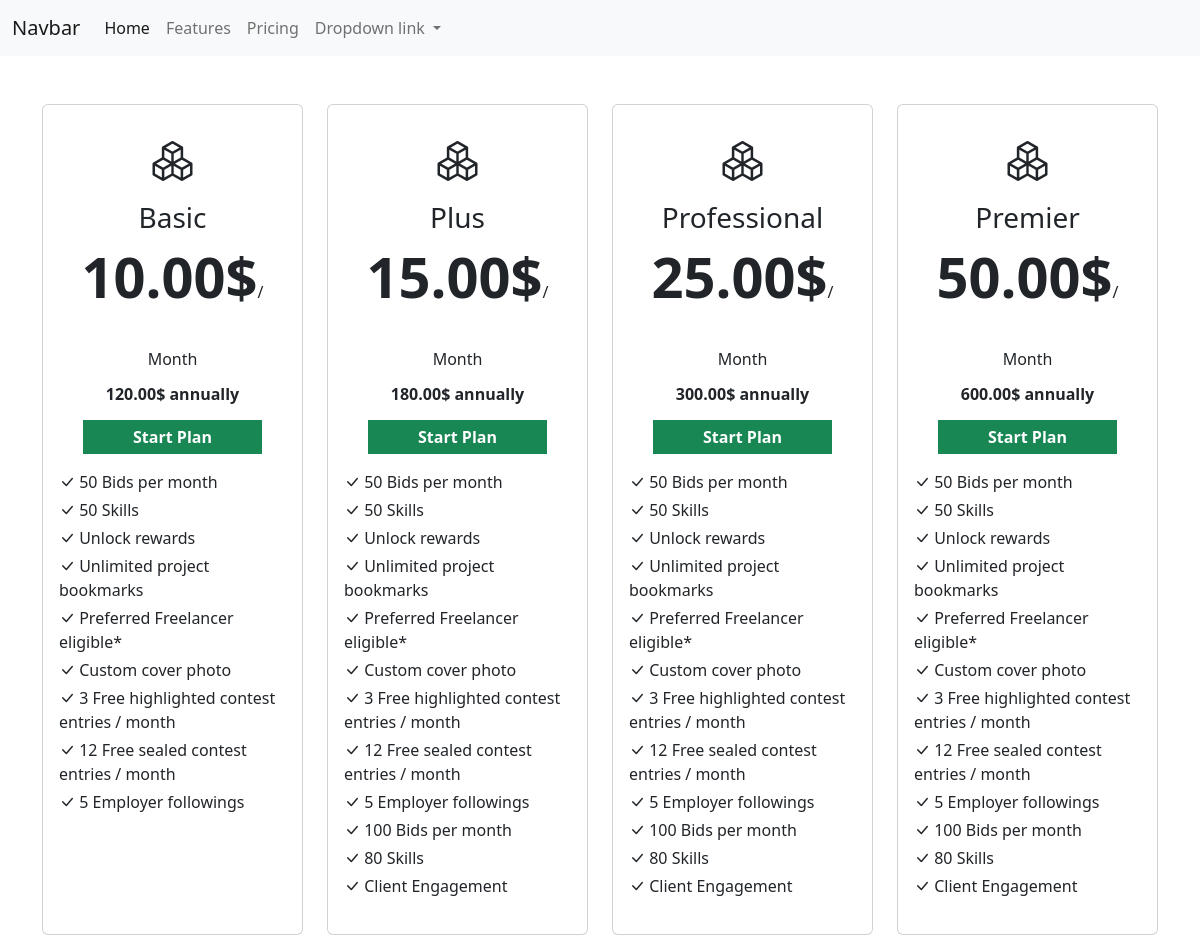
The page /payments/ on the database its author committed.
### products/models.py (models this page shows, shortened)
class Package(models.Model):
    name = models.CharField(max_length=100, unique=True)
    monthly_price = models.DecimalField(default=10, decimal_places=2, max_digits=6)
    annual_price = models.DecimalField(default=10, decimal_places=2, max_digits=6)
    features  = models.ManyToManyField("PackageFeature")

class PackageFeature(models.Model):
    title = models.CharField(max_length=100)

### payments/views.py (the view)
# urls.py: path('', views.HomeView.as_view(), name='payment-home'),
class HomeView(TemplateView):
    template_name = 'payments/index.html'
    def get_context_data(self, **kwargs):
        context = {}
        context['packages'] = Package.objects.all()
        return context

### templates/payments/index.html (shortened to what this page needs)
{% extends 'base.html' %}
{% block content %}
<div class=" container mt-5">
  <div class="row row-cols-1 row-cols-md-4 g-4">
    {% for package in packages %}
    <div class="col">
      <div class="card h-100 py-3">
      <form action= {% url 'payments:pay' package.id %}  method='POST'>
          <div class="card-body text-center">
            <h1 class='mb-3'><i class="bi bi-boxes"></i></h1>
            <h3>{{package.name}}</h3>
            <h1 class="display-4 fw-bold ">{{ package.monthly_price}}$<small class="h6">/ Month</small></h1>
            <h6 class="fw-bold ">{{ package.annual_price}}$ annually</h6>
            <div class='text-center px-4 mt-3 '>
              <button class="btn btn-success d-block w-100 mt-3 rounded-0 fw-bold py-1 ">Start Plan</button>
            </div>
            <div class='text-start mt-3'>
              {% for feature in package.features.all %}
                <span class="card-text d-block my-1"><i class="bi bi-check-lg"></i> {{ feature.title}}</span>
              {% endfor %}
            </div>
          </div>
        </form>
      </div>
    </div>
    {% endfor %}
  </div>
{% endblock content %}

### rows shown on the page
Package: name "Basic", monthly_price "10.00", annual_price "120.00"
PackageFeature: title "50 Bids per month"
PackageFeature: title "50 Skills"
PackageFeature: title "Unlock rewards"
PackageFeature: title "Unlimited project bookmarks"
PackageFeature: title "Preferred Freelancer eligible*"
PackageFeature: title "Custom cover photo"
PackageFeature: title "3 Free highlighted contest entries / month"
PackageFeature: title "12 Free sealed contest entries / month"
PackageFeature: title "5 Employer followings"
Package: name "Plus", monthly_price "15.00", annual_price "180.00"
PackageFeature: title "100 Bids per month"
PackageFeature: title "80 Skills"
PackageFeature: title "Client Engagement"
Package: name "Professional", monthly_price "25.00", annual_price "300.00"
Package: name "Premier", monthly_price "50.00", annual_price "600.00"
